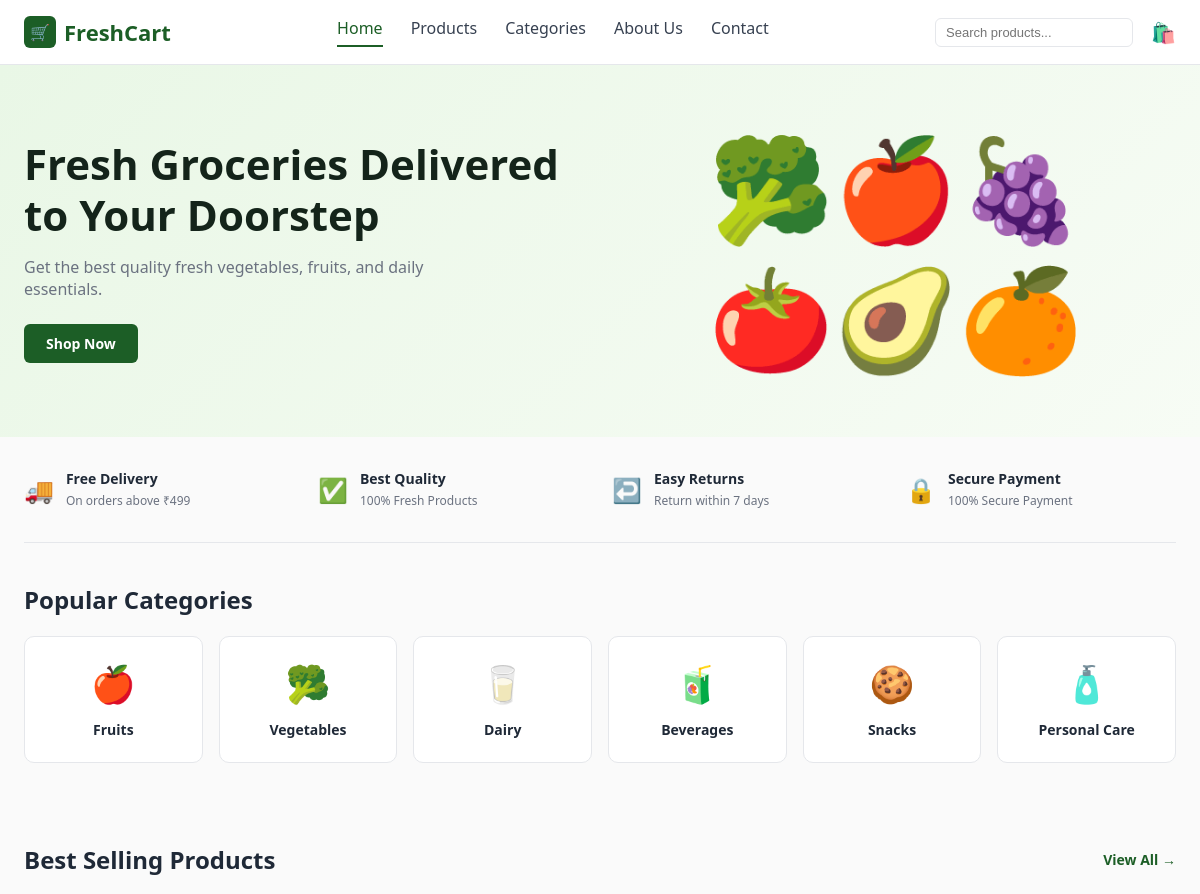
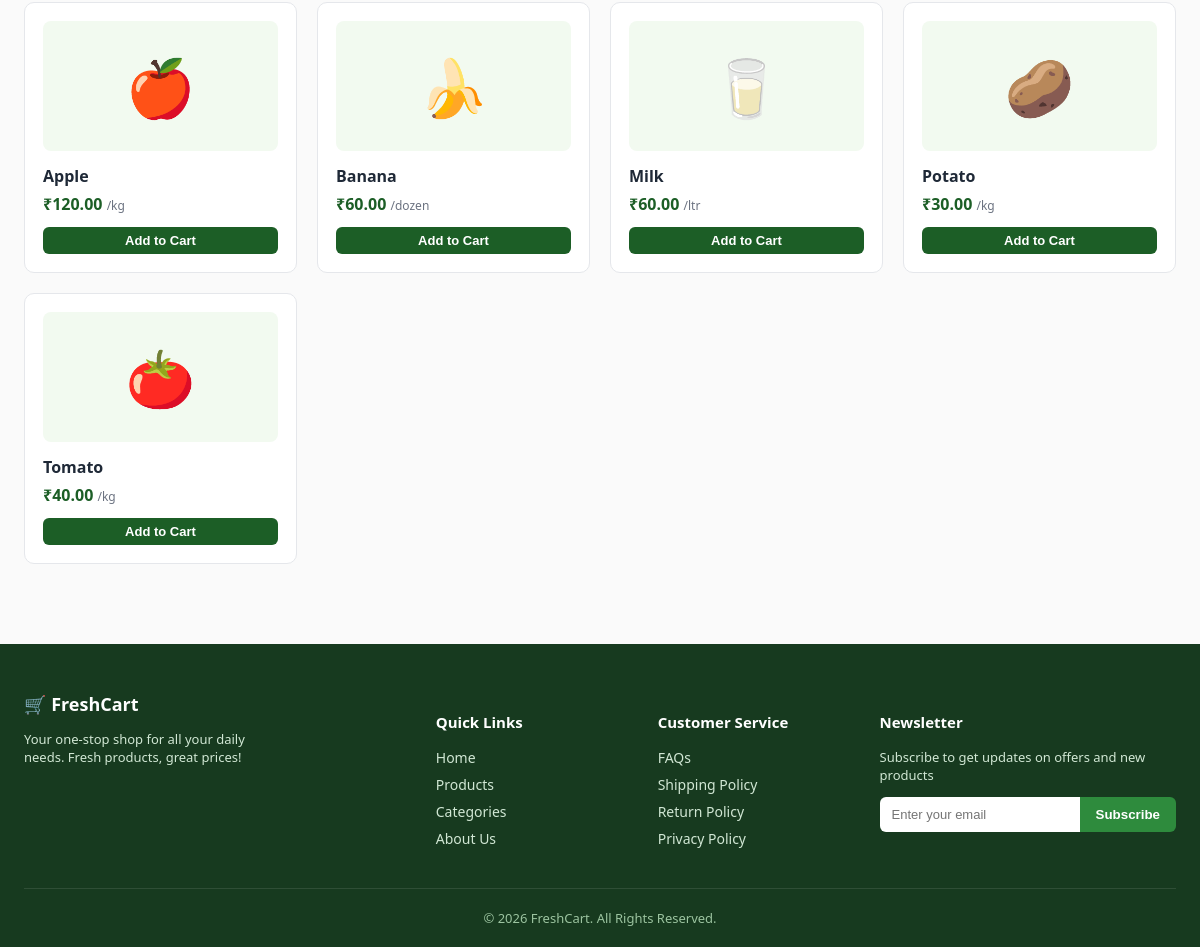
The page / on the database its author committed (2 pictures, top to bottom).
### store/models.py (models this page shows, shortened)
class Category(models.Model):
    name = models.CharField(max_length=100, unique=True)
    slug = models.SlugField(max_length=100, unique=True)
    icon = models.CharField(
        max_length=10, default='🛒',
        help_text='Emoji used as a lightweight icon (e.g. 🍎, 🥦, 🥛).'
    )
    order = models.PositiveIntegerField(default=0)
    class Meta:
        ordering = ['order', 'name']
        verbose_name_plural = 'Categories'
    def get_absolute_url(self):
        return reverse('store:product_list') + f'?category={self.slug}'

class Product(models.Model):
    UNIT_CHOICES = [
        ('kg', 'kg'),
        ('dozen', 'dozen'),
        ('ltr', 'ltr'),
        ('pack', 'pack'),
        ('pc', 'pc'),
    ]
    category = models.ForeignKey(Category, related_name='products', on_delete=models.CASCADE)
    name = models.CharField(max_length=150)
    slug = models.SlugField(max_length=160, unique=True)
    emoji = models.CharField(
        max_length=10, default='🛒',
        help_text='Emoji shown as the product image placeholder.'
    )
    image = models.ImageField(upload_to='products/', blank=True, null=True)
    price = models.DecimalField(max_digits=8, decimal_places=2)
    unit = models.CharField(max_length=10, choices=UNIT_CHOICES, default='kg')
    description = models.TextField(blank=True)
    stock = models.PositiveIntegerField(default=100)
    is_featured = models.BooleanField(default=False, help_text='Show on Best Selling Products (home page).')
    created_at = models.DateTimeField(auto_now_add=True)
    class Meta:
        ordering = ['name']
    def get_absolute_url(self):
        return reverse('store:product_detail', args=[self.slug])

### store/views.py (the view)
# urls.py: path('', views.home, name='home'),
def home(request):
    categories = Category.objects.all()
    featured_products = Product.objects.filter(is_featured=True).select_related('category')[:5]
    context = {
        'categories': categories,
        'featured_products': featured_products,
    }
    return render(request, 'store/home.html', context)

### store/cart.py (called while the page is built)
    def __len__(self):
        return sum(item['quantity'] for item in self.cart.values())

    def get_total_price(self):
        return sum(Decimal(item['price']) * item['quantity'] for item in self.cart.values())

### store/context_processors.py (called while the page is built)
def cart_summary(request):
    cart = Cart(request)
    return {
        'cart_item_count': len(cart),
        'cart_total_price': cart.get_total_price(),
    }

### store/templates/store/home.html (shortened to what this page needs)
{% extends "store/base.html" %}
{% block content %}
<section class="hero">
  <div class="container hero-inner">
    <div>
      <h1>Fresh Groceries Delivered to Your Doorstep</h1>
      <p>Get the best quality fresh vegetables, fruits, and daily essentials.</p>
      <a href="{% url 'store:product_list' %}" class="btn btn-primary">Shop Now</a>
    </div>
    <div class="hero-emoji-cluster">🥦🍎🍇<br>🍅🥑🍊</div>
  </div>
</section>
<div class="container">
  <div class="feature-strip">
    <div class="feature-item">
      <span class="icon">🚚</span>
      <div><strong>Free Delivery</strong><span>On orders above ₹499</span></div>
    </div>
    <div class="feature-item">
      <span class="icon">✅</span>
      <div><strong>Best Quality</strong><span>100% Fresh Products</span></div>
    </div>
    <div class="feature-item">
      <span class="icon">↩️</span>
      <div><strong>Easy Returns</strong><span>Return within 7 days</span></div>
    </div>
    <div class="feature-item">
      <span class="icon">🔒</span>
      <div><strong>Secure Payment</strong><span>100% Secure Payment</span></div>
    </div>
  </div>
  <section class="section">
    <div class="section-head"><h2>Popular Categories</h2></div>
    <div class="category-grid">
      {% for category in categories %}
      <a href="{{ category.get_absolute_url }}" class="category-card">
        <span class="emoji">{{ category.icon }}</span>
        <span>{{ category.name }}</span>
      </a>
      {% endfor %}
    </div>
  </section>
  <section class="section">
    <div class="section-head">
      <h2>Best Selling Products</h2>
      <a href="{% url 'store:product_list' %}" class="view-all">View All →</a>
    </div>
    <div class="product-grid">
      {% for product in featured_products %}
      <div class="product-card">
        <a href="{{ product.get_absolute_url }}">
          <div class="thumb">{{ product.emoji }}</div>
          <h3>{{ product.name }}</h3>
        </a>
        <div class="price">₹{{ product.price }} <small>/{{ product.unit }}</small></div>
        <form action="{% url 'store:cart_add' product.id %}" method="post" style="margin-top:auto">
          <button type="submit" class="btn btn-primary btn-block btn-sm">Add to Cart</button>
        </form>
      </div>
      {% empty %}
      <p>No featured products yet. Run <code>python manage.py seed_data</code> to load sample products.</p>
      {% endfor %}
    </div>
  </section>
</div>
{% endblock %}

### store/templates/store/base.html (shortened to what this page needs)
{% load static %}
<!DOCTYPE html>
<html lang="en">
<head>
  <link rel="stylesheet" href="{% static 'store/css/style.css' %}">
</head>
<body>
  <header class="site-header">
    <div class="header-inner">
      <a href="{% url 'store:home' %}" class="logo">
        <span class="logo-badge">🛒</span> FreshCart
      </a>
      <nav class="main-nav">
        <a href="{% url 'store:home' %}" class="{% if request.resolver_match.url_name == 'home' %}active{% endif %}">Home</a>
        <a href="{% url 'store:product_list' %}" class="{% if request.resolver_match.url_name == 'product_list' or request.resolver_match.url_name == 'product_detail' %}active{% endif %}">Products</a>
        <a href="{% url 'store:product_list' %}">Categories</a>
        <a href="{% url 'store:about' %}" class="{% if request.resolver_match.url_name == 'about' %}active{% endif %}">About Us</a>
        <a href="{% url 'store:contact' %}" class="{% if request.resolver_match.url_name == 'contact' %}active{% endif %}">Contact</a>
      </nav>
      <div class="header-actions">
        <form action="{% url 'store:product_list' %}" method="get" class="search-form" style="display:flex">
          <input type="text" name="q" placeholder="Search products..." style="border:1px solid var(--border); border-radius:6px; padding:6px 10px; font-size:13px;">
        </form>
        <a href="{% url 'store:cart_detail' %}" class="cart-icon">
          🛍️
        </a>
      </div>
    </div>
  </header>
  <main>
    {% block content %}{% endblock %}
  </main>
  <footer class="site-footer">
    <div class="container">
      <div class="footer-grid">
        <div>
          <div class="footer-logo">🛒 FreshCart</div>
          <p style="font-size:13px; max-width:260px;">Your one-stop shop for all your daily needs. Fresh products, great prices!</p>
        </div>
        <div>
          <h4>Quick Links</h4>
          <ul>
            <li><a href="{% url 'store:home' %}">Home</a></li>
            <li><a href="{% url 'store:product_list' %}">Products</a></li>
            <li><a href="{% url 'store:product_list' %}">Categories</a></li>
            <li><a href="{% url 'store:about' %}">About Us</a></li>
          </ul>
        </div>
        <div>
          <h4>Customer Service</h4>
          <ul>
            <li><a href="{% url 'store:contact' %}">FAQs</a></li>
            <li><a href="{% url 'store:contact' %}">Shipping Policy</a></li>
            <li><a href="{% url 'store:contact' %}">Return Policy</a></li>
            <li><a href="{% url 'store:contact' %}">Privacy Policy</a></li>
          </ul>
        </div>
        <div>
          <h4>Newsletter</h4>
          <p style="font-size:13px;">Subscribe to get updates on offers and new products</p>
          <form class="footer-newsletter">
            <input type="email" placeholder="Enter your email">
            <button type="submit">Subscribe</button>
          </form>
        </div>
      </div>
      <div class="footer-bottom">&copy; {% now "Y" %} FreshCart. All Rights Reserved.</div>
    </div>
  </footer>
</body>
</html>

### rows shown on the page
Category: icon "🍎", name "Fruits"
Category: icon "🥦", name "Vegetables"
Category: icon "🥛", name "Dairy"
Category: icon "🧃", name "Beverages"
Category: icon "🍪", name "Snacks"
Category: icon "🧴", name "Personal Care"
Product: emoji "🍎", name "Apple", price "120.00", unit "kg"
Product: emoji "🍌", name "Banana", price "60.00", unit "dozen"
Product: emoji "🥛", name "Milk", price "60.00", unit "ltr"
Product: emoji "🥔", name "Potato", price "30.00", unit "kg"
Product: emoji "🍅", name "Tomato", price "40.00", unit "kg"
